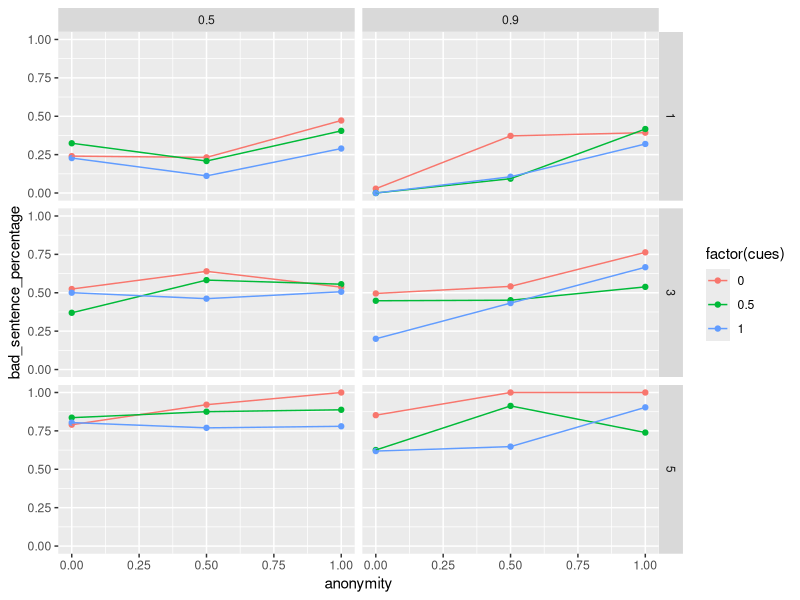

The R script that drew this image:
#' Compute identity compartmentalization from anonymity
#'
#' Identity compartmentalization is modeled as a non-linear transformation
#' of anonymity. The function maps anonymity values to a compartmentalization
#' score using a squared-ratio, yielding values between 0 and 1.
#'
#' @param anonymity The degree of anonymity, on a scale from 0 to 1.
#'
#' @return The identity compartmentalization score for the given anonymity values,
#'         on a scale from 0 to 1.

IC_function <- function(anonymity) {
  comp <- (anonymity^2)/(anonymity^2+(1-anonymity)^2)
  return(comp)
}

## Überprüfung mit Vektor
vector <- c(0.2, 0.5, 0.8)
IC_function(vector)
base_resp <- 0.8


#--------------------------------------------------------------------
#' Felt responsibility as a function of identity compartmentalization
#'
#' Felt responsibility is modeled as a decreasing, non-linear function of
#' identity compartmentalization. Higher compartmentalization reduces felt
#' responsibility relative to a baseline level.
#'
#' @param comp The degree of identity compartmentalization, on a scale from 0 to 1.
#'            
#' @param base_resp The baseline felt responsibility when compartmentalization is zero,
#'                  on a scale from 0 to 1.
#'
#' @return The felt responsibility for the given parameters, on a scale from 0 to 1.

FR_function <- function(comp, base_resp) {
  feltresp <- base_resp * (1 - 0.8 * comp)^3
  return(feltresp)
}

## Überprüfung mit Vektor
FR_function(vector,base_resp = 0.8)


#---------------------------------------------------------------------
#' Calculate concern about impression on others from number of interpersonal cues
#'
#' Concern about impression on others is modeled as a direct function of the
#' number of interpersonal cues. Higher values of interpersonal cues correspond
#' to higher concern about impression on others.
#'
#' @param cues The number of interpersonal cues, on a scale from 0 to 1.
#'
#' @return The concern about impression on others for the given cues,
#'         on a scale from 0 to 1.

CAI_function <- function(cues) {
  concern <- cues
  return(concern)
}

## Überprüfung mit Vektor
CAI_function(vector)


#--------------------------------------------------------------------
#' Calculate courage to express oneself from concern about impression on others
#'
#' Courage to express oneself is modeled as an inverse function of concern about
#' impression on others. Higher concern corresponds to lower courage.
#'
#' @param concern The concern about impression on others, on a scale from 0 to 1.
#'
#' @return The courage to express oneself for the given concern values,
#'         on a scale from 0 to 1.

CE_function <- function(concern) {
  courage <- concern * (-1) + 1
  return(courage)
}

# Überprüfung mit Vektor 
CE_function(vector)


#---------------------------------------------------------------------
#' Calculate state disinhibition
#'
#' State disinhibition is modeled as a linear combination of measure of online disinhibition (MOD),
#' felt responsibility, and courage to express oneself, including an interaction term
#' between felt responsibility and courage to express oneself.
#'
#' @param feltresp Felt responsibility, on a scale from 0 to 1.
#'                 
#' @param courage Courage to express oneself, on a scale from 0 to 1.
#'                
#' @param MOD measure of online disinhibition (MOD), on a scale from 1 to 5.
#'            
#'
#' @return The state disinhibition score for the given parameters, on a scale from -0.1 to 1.2.

SD_function <- function(feltresp, courage, MOD) {
  state_dis <- 0.2 * MOD + (-0.3) * feltresp + 0.2 * courage + (-0.1) * feltresp * courage
  return(state_dis)
}


#--------------------------------------------------------------------
#' Calculate the percentage of sentences containing at least one curse word
#'
#' Transforms state disinhibition into an observed outcome with added
#' noise and bounds the result to the interval [0, 1].
#'
#' @param anonymity The degree of anonymity, on a scale from 0 to 1.
#'                  
#' @param cues The number of interpersonal cues, on a scale from 0 to 1.
#'        
#' @param MOD measure of online disinhibition (MOD), on a scale from 1 to 5.
#'      
#' @param base_resp The baseline felt responsibility when compartmentalization is zero,
#'                  on a scale from 0 to 1.
#'
#' @return The percentage of sentences containing at least one curse word for the given
#'         parameters, as values on a scale from 0 to 1.

curse_function <- function(anonymity, cues, MOD, base_resp) {
  comp <- IC_function(anonymity)
  feltresp <- FR_function(comp, base_resp)
  concern <- CAI_function(cues)
  courage <- CE_function(concern)
  state_dis <- SD_function(feltresp, courage, MOD)
  bad_sentence_percentage <- (state_dis + 0.1)/1.3 + rnorm(length(state_dis), mean = 0, sd = 0.1)
  bad_sentence_percentage[bad_sentence_percentage > 1] <- 1
  bad_sentence_percentage[bad_sentence_percentage < 0] <- 0
  return(bad_sentence_percentage)
}

#---------------------------------------------------------------------
# trying out a first plot
library(ggplot2)
df <- expand.grid(
  anonymity = c(0, 0.5, 1),
  MOD = c(1, 3, 5),
  cues = c(0, 0.5, 1),
  base_resp = c(0.5, 0.9)
)

df$bad_sentence_percentage <- curse_function(df$anonymity, df$cues, df$MOD, df$base_resp)

ggplot(df, aes(x= anonymity, y = bad_sentence_percentage, color = factor(cues))) +
  facet_grid(MOD ~ base_resp) +
  geom_point() + 
  geom_line()
